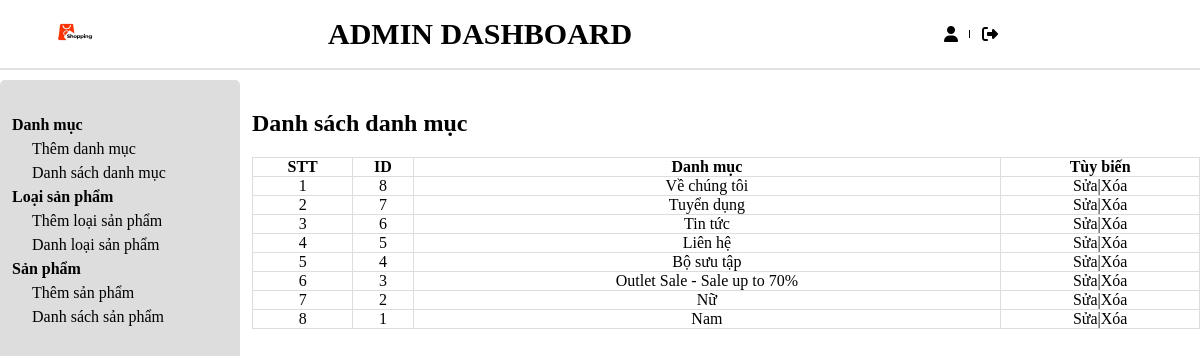
Page /admin/categorylist.php on the committed database.
### tables this page shows
CREATE TABLE `tbl_category` (
  `category_id` int(11) NOT NULL,
  `category_name` varchar(255) NOT NULL
);

### admin/database.php (called while the page is built, shortened)
<?php
Class Database {
    public $host = DB_HOST;
    public $user = DB_USER;
    public $pass = DB_PASS;
    public $dbname = DB_NAME;
    public $link;
private function connectDB(){
    $this->link = new mysqli($this->host, $this->user, $this->pass, $this->dbname);
}
public function select($query){
    $result = $this->link->query($query) or die($this->link->error.__LINE__);
    if($result->num_rows > 0){
        return $result;
    } else {
        return false;
    }
}
}
?>

### admin/class/category_class.php (called while the page is built, shortened)
<?php
include "database.php";
?>
<?php
class category {
    private $db;
    public function __construct() {
        $this -> db = new Database();
    }
    public function show_category(){
        $query = "SELECT * FROM tbl_category ORDER BY category_id DESC";
        $result = $this -> db -> select($query);
        return $result;
    }
}
?>

### admin/categorylist.php (the view)
<?php
include "header.php";
include "slider.php";
include "class/category_class.php";
?>
<?php
$category = new category;
$show_category = $category -> show_category();
?>
<div class="admin-content-right">
            <div class="admin-content-right-category_list">
                <h1>Danh sách danh mục</h1>
                <table>
                    <tr>
                        <th>STT</th>
                        <th>ID</th>
                        <th>Danh mục</th>
                        <th>Tùy biến</th>
                    </tr>
                    <?php
                    if($show_category){$i=0;
                        while($result = $show_category->fetch_assoc()) {$i++;
                    ?>
                    <tr>
                        <td><?php echo $i ?></td>
                        <td><?php echo $result['category_id'] ?></td>
                        <td><?php echo $result['category_name'] ?></td>
                        <td><a href="categoryedit.php?category_id=<?php echo $result['category_id'] ?>">Sửa</a>|<a href="categorydelete.php?category_id=<?php echo $result['category_id'] ?>">Xóa</a></td>
                    </tr>
                    <?php
                    }
                }
                    ?>
                </table>
            </div>
</div>
    </section>
</body>
</html>

### admin/style.css (style rules this page uses)
* { margin: 0; padding: 0; box-sizing: border-box; color: black; outline: none; }
a { text-decoration: none; }
.admin-content-right { width: 80%; padding: 30px 0 0 12px; }
.admin-content-right-category_list table { width: 100%; text-align: center; margin-top: 20px; }
.admin-content-right-category_list table tr th,td { border: 1px solid #dddddd; }
table { border-collapse: collapse; }

### rows in the picture
tbl_category: category_id "8", category_name "Về chúng tôi"
tbl_category: category_id "7", category_name "Tuyển dụng"
tbl_category: category_id "6", category_name "Tin tức"
tbl_category: category_id "5", category_name "Liên hệ"
tbl_category: category_id "4", category_name "Bộ sưu tập"
tbl_category: category_id "3", category_name "Outlet Sale - Sale up to 70%"
tbl_category: category_id "2", category_name "Nữ"
tbl_category: category_id "1", category_name "Nam"
